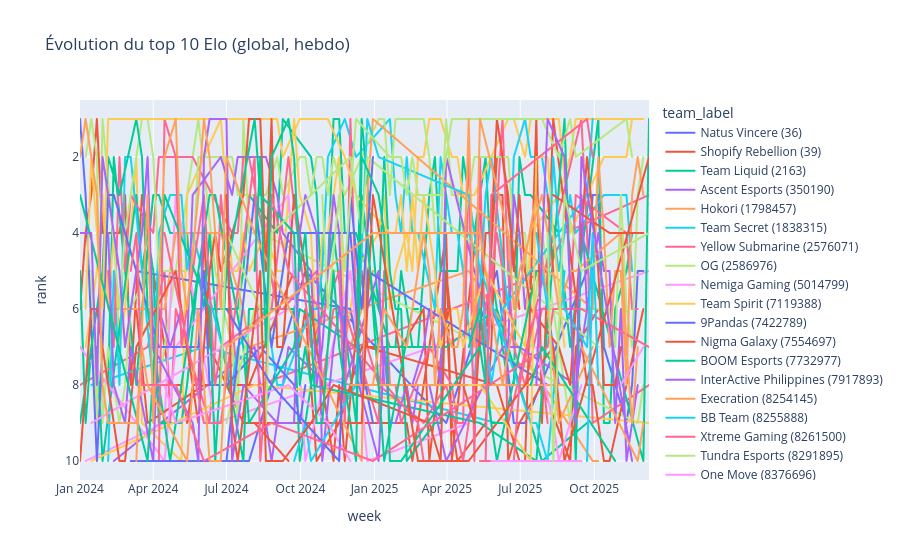

The cell this chart's notebook holds for it:
### Markdown cell above
## Évolution du top 10 (rank hebdo)

Dernier Elo par équipe et par semaine; rang hebdo; on trace les équipes qui sont au moins une fois dans le top 10.

### Code cell
if elo_ts_pandas.empty:
    print("No elo_timeseries available")
else:
    ts = elo_ts_pandas.copy()
    ts["start_dt"] = pd.to_datetime(ts["start_time"], unit="s")
    ts["week"] = ts["start_dt"].dt.to_period("W").apply(lambda r: r.start_time)
    ts_weekly = ts.sort_values(["team_id", "start_dt"]).groupby(["team_id", "week"]).tail(1)
    ts_weekly["rank"] = ts_weekly.groupby("week")["rating_post"].rank(ascending=False, method="dense")
    ts_top = ts_weekly[ts_weekly["rank"] <= 10]
    y_col = "team_label" if "team_label" in ts_top.columns else "team_id"
    fig = px.line(
        ts_top,
        x="week",
        y="rank",
        color=y_col,
        hover_data=["rating_post"],
        title="Évolution du top 10 Elo (global, hebdo)",
    )
    fig.update_yaxes(autorange="reversed")
    fig.show()
    display(ts_top[["week", "team_id", "team_name", "rank", "rating_post"]].head())
